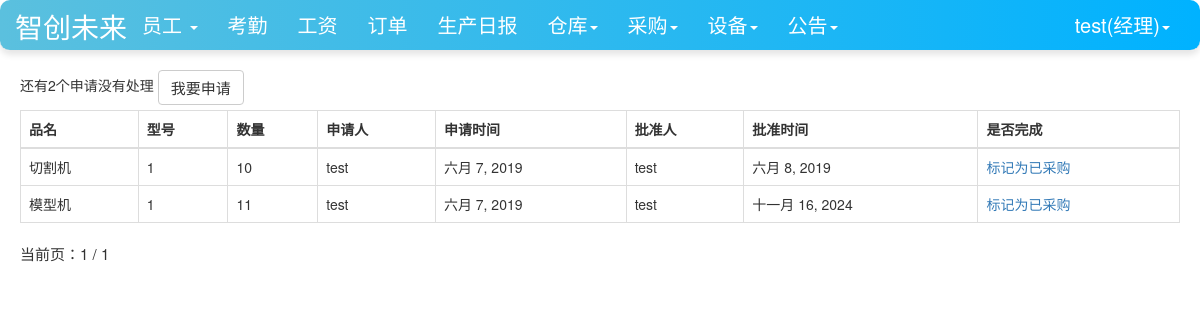
Page /warehouse/buy_list/ (signed in) on the committed database.
### user/models.py (models this page shows, shortened)
class Profile(models.Model):
    user = models.OneToOneField(User, on_delete=models.CASCADE)
    staff_gender = models.CharField(max_length=10, choices=(('male', '男'), ('female', '女')), default='male',
                                    verbose_name='性别')
    staff_age = models.PositiveIntegerField(verbose_name="年龄")
    staff_home = models.CharField(max_length=100, verbose_name="籍贯")
    staff_nationality = models.CharField(max_length=20, verbose_name="民族")  # 民族
    staff_tel = models.BigIntegerField(verbose_name="电话")
    start_time = models.DateField(auto_now_add=True, verbose_name="入职时间")  # 入职时间
    id_card = models.CharField(max_length=20,verbose_name="身份证")  # 身份证号
    staff_type = models.CharField(max_length=100,verbose_name="职位", null=True)  # 职位
    salary_pre_hour = models.IntegerField(verbose_name="时薪")  # 时薪
    avatar = models.ImageField(verbose_name="头像", upload_to='avatars/', null=True)  # 头像字段
    class Meta:
        ordering = ['-start_time']

### warehouse/models.py (models this page shows)
class PurchaseList(models.Model):  # 采购单
    good_name = models.CharField(max_length=100, verbose_name="品名")
    good_version = models.CharField(max_length=100, verbose_name="型号")
    good_num = models.IntegerField(verbose_name="数量")
    apply_staff_name = models.ForeignKey(User, on_delete=models.CASCADE, verbose_name="申请人", null=True, blank=True,
                                         related_name='purchase_a')
    apply_date = models.DateField(auto_now_add=True, verbose_name="申请日期")
    sanction_staff_name = models.ForeignKey(User, on_delete=models.CASCADE, verbose_name="批准人", null=True,
                                            blank=True, related_name='purchase_b')
    sanction_date = models.DateField(auto_now=True, verbose_name="批准日期", null=True, blank=True)
    price = models.BigIntegerField(null=True, blank=True, verbose_name="单价")
    total_price = models.BigIntegerField(verbose_name="总价", null=True, blank=True)
    buyer_name = models.ForeignKey(User, on_delete=models.DO_NOTHING, null=True, blank=True, verbose_name="采购员",
                                   related_name='purchase_c')
    buyer_date = models.DateField(auto_now=True, verbose_name="采购日期", null=True, blank=True)
    class Meta:
        ordering = ['-apply_date']

### warehouse/views.py (the view)
# urls.py: path('buy_list/', views.buy_list, name='buy_list'),
def buy_list(request):
    items = PurchaseList.objects.filter(~Q(sanction_staff_name=None), Q(buyer_name=None) )
    context = {}
    paginator = Paginator(items, 10)  # 每页显示10个对象
    page_number = request.GET.get('page')
    if page_number is None:
        page_number = 1
    page_number = int(page_number)
    total_pages = paginator.num_pages
    print("page_number:", page_number)
    page_info = {"number": page_number, "paginator": {}}
    page_info["paginator"]['num_pages'] = total_pages
    print("total_pages", total_pages)
    if total_pages > page_number:
        page_info['has_next'] = True
        page_info['next_page_number'] = page_number + 1
    if page_number > 1:
        page_info['has_previous'] = True
        page_info['previous_page_number'] = page_number - 1
    context['page_obj'] = page_info
    item = paginator.get_page(page_number)
    context['count'] = items.count()
    context['purchaselists'] = item
    return render(request, 'buy_list.html', context)

### user/models.py (called while the page is built)
def get_staff_type(self):
    if Profile.objects.filter(user=self).exists():
        profile = Profile.objects.get(user=self)
        return profile.staff_type
    else:
        return ''

### warehouse/templates/buy_list.html (shortened to what this page needs)
{% extends 'base.html' %}
{% if user.is_authenticated %}
                        {% block nav_facility_active %}active{% endblock %}
{% endif %}
{% block content %}
    <div class="container">
        <div class="row">
            <div class="col-lg-12">
                {% if user.is_authenticated %}
                {% if user.get_staff_type == '经理' %}
                    <div class="row col-lg-12 my-spacing5">
                        <span>还有{{count}}个申请没有处理</span>
                        <a class="btn btn-default" href="{%url 'apply' user.pk%}">我要申请</a>
                    </div>
                    <table class="table table-bordered table-hover my-spacing2">
                      <thead>
                        <tr>
                          <th scope="col">品名</th>
                            <th scope="col">型号</th>
                            <th scope="col">数量</th>
                             <th scope="col">申请人</th>
                            <th scope="col">申请时间</th>
                            <th scope="col">批准人</th>
                            <th scope="col">批准时间</th>
                            <th scope="col">是否完成</th>
                        </tr>
                      </thead>
                      <tbody>
                      {%for purchaselist in purchaselists%}
                        <tr>
                          <td>{{purchaselist.good_name}}</td>
                            <td>{{purchaselist.good_version}}</td>
                          <td>{{purchaselist.good_num}}</td>
                            <td>{{purchaselist.apply_staff_name}}</td>
                          <td>{{purchaselist.apply_date}}</td>
                            <td>{{purchaselist.sanction_staff_name}}</td>
                          <td>{{purchaselist.sanction_date}}</td>
                            <td><a href="{% url 'price' purchaselist.pk user.pk%}">标记为已采购</a></td>
                        </tr>
                      {% endfor %}
                      </tbody>
                    </table>
                {% endif %}
                {% else %}
                    <span>未登录，跳转到首页...</span>
                    <script type="text/javascript">
                        window.location.href = '/';
                    </script>
                {% endif %}
            </div>
        </div>
        {% include 'pagination.html' %}
    </div>
{% endblock %}

### templates/base.html (shortened to what this page needs)
{% load staticfiles %}
<!doctype html>
<html lang="en">
<head>
    <link rel="stylesheet" href="{% static 'base.css' %}">
     <link rel="stylesheet" href="{% static 'home.css' %}">
    <link rel="stylesheet" href="{% static 'bootstrap-3.3.7/css/bootstrap.min.css' %}">
</head>
<body>
    <nav class="navbar navbar-default navbar-fixed-top">
      <div class="container-fluid">
        <div class="navbar-header"  >
          <a class="navbar-brand-container d-flex justify-content-center"  color=white" href="{% url 'home' %}">智创未来</a>
        </div>
          {% if  user.is_authenticated %}
        <div class="collapse navbar-collapse" id="bs-example-navbar-collapse-1">
          <ul class="nav navbar-nav">
              {% if user.get_staff_type == '经理' %}
              <li class="{% block nav_staff_active %}{% endblock %}">
                  <li class="dropdown">
                      <a href="#" class="dropdown-toggle" data-toggle="dropdown" role="button" aria-haspopup="true" aria-expanded="false">
                          员工
                          <b class="caret"></b>
                      </a>
                    </li>
                  </li>
              <li class="{% block nav_attendence_active %}{% endblock %}"><a href="{% url 'attendence_lists'%}">考勤</a></li>
              <li class="{% block nav_salary_active %}{% endblock %}"><a href="{% url 'salary_lists'%}">工资</a></li>
              <li class="{% block nav_order_active %}{% endblock %}"><a href="{% url 'order_list' %}">订单</a></li>
              <li class="{% block nav_producediary_active %}{% endblock %}"><a href="{% url 'product_diary' %}">生产日报</a></li>
              <li class="{% block nav_warehousediary_active %}{% endblock %}">
              <li class="dropdown">
                <a href="#" class="dropdown-toggle" data-toggle="dropdown" role="button" aria-haspopup="true" aria-expanded="false">仓库<span class="caret"></span></a>
              </li>
                  </li>
                  <li class="{% block nav_purchase_active %}{% endblock %}">
                    <li class="dropdown">
                      <a href="#" class="dropdown-toggle" data-toggle="dropdown" role="button" aria-haspopup="true" aria-expanded="false">采购<span class="caret"></span></a>
                    </li>
                  </li>
                  <li class="{% block nav_facility_active %}{% endblock %}">
                    <li class="dropdown">
                      <a href="#" class="dropdown-toggle" data-toggle="dropdown" role="button" aria-haspopup="true" aria-expanded="false">设备<span class="caret"></span></a>
                    </li>
                  </li>
              <li class="{% block nav_notice_active %}{% endblock %}">
                    <li class="dropdown">
                      <a href="#" class="dropdown-toggle" data-toggle="dropdown" role="button" aria-haspopup="true" aria-expanded="false">公告<span class="caret"></span></a>
                    </li>
                  </li>
              {%endif%}
          </ul>
        <ul class="nav navbar-nav navbar-right">
            <li class="dropdown">
              <a href="#" class="dropdown-toggle" data-toggle="dropdown" role="button" aria-haspopup="true" aria-expanded="false">
                  {{user.username}}({{user.get_staff_type}})<span class="caret"></span></a>
            </li>
        </ul>
    </div>
          {% else %}
           <ul class="nav navbar-nav navbar-right">
                <li><a href="{% url 'login' %}?from={{ request.get_full_path }}">登录</a></li>
           </ul>
          {% endif %}
      </div>
    </nav>
    {% block content%} {% endblock %}
</body>
</html>

### static/home.css (style rules this page uses)
* { margin: 0; padding: 0; }
body { margin-top: 70px!important; }
ul { list-style-type: none!important; }
ul.navbar-right { margin-right: 0; }
div.navbar-header { font-size: 200%; padding-top: 0.2em; }

### templates/base.html (style rules this page uses)
.navbar-default { background-color: #007bff; color: white; }
.navbar-default .navbar-nav { text-align: center; }
.navbar-default .navbar-nav>li>a { color: white; font-size: 20px; text-align: center; }
.navbar-default { background-color: #007bff; color: white; border-radius: 10px; box-shadow: 0 4px 6px rgba(0, 0, 0, 0.1); }
.navbar-header { text-align: center; }
.navbar-default .navbar-nav>li>a { color: white; }
.navbar-default { background: linear-gradient(to right, #5bc0de, #00b2ff); color: white; }
.navbar-default .navbar-nav>li>a { color: white; text-align: center; }
.collapse { text-align: center; }
.navbar-brand-container { color:white; }
.row { margin-bottom: 1; }
.container { padding-left: 15px; padding-right: 15px; margin-bottom: 5px; --> }
.row > [class^="col-"] { padding-left: 5px; padding-right: 5px; }
.my-spacing5 { margin-bottom: 5px; }
.my-spacing5 > a { font-size:15px; }
.my-spacing2 { margin-bottom: 0px; }

### rows in the picture
PurchaseList: good_name "切割机", good_version "1", good_num "10", apply_staff_name "test", apply_date "六月 7, 2019", sanction_staff_name "test", sanction_date "六月 8, 2019"
PurchaseList: good_name "模型机", good_version "1", good_num "11", apply_staff_name "test", apply_date "六月 7, 2019", sanction_staff_name "test", sanction_date "十一月 16, 2024"

### other values in the picture
{{ user.username }} "test"
{{ user.get_staff_type }} "经理"
{{ count }} "2"
{{ page_obj.number }} "1"
{{ page_obj.paginator.num_pages }} "1"
